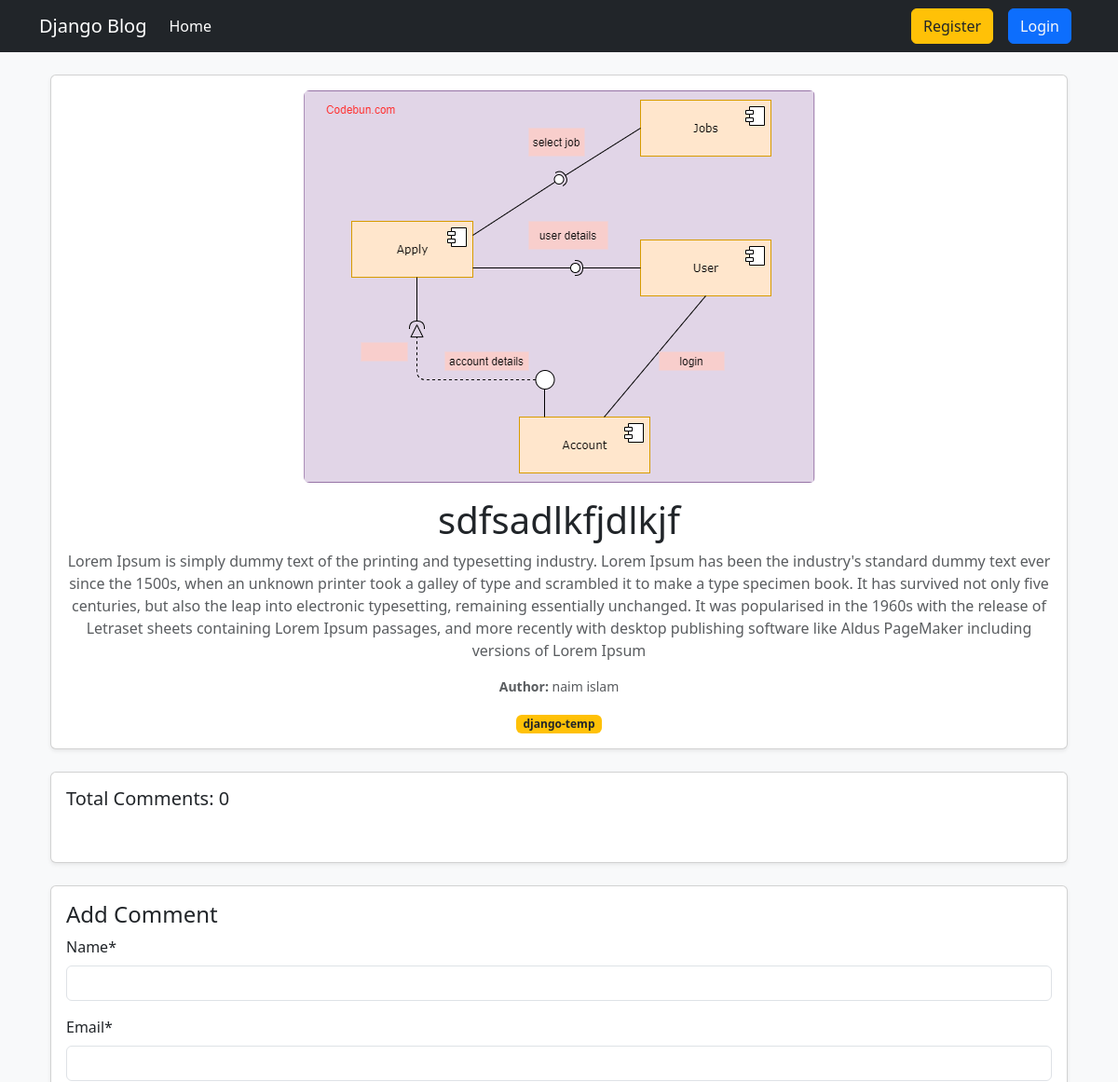
The app's page /post/detail/2/ (upper part), older data.
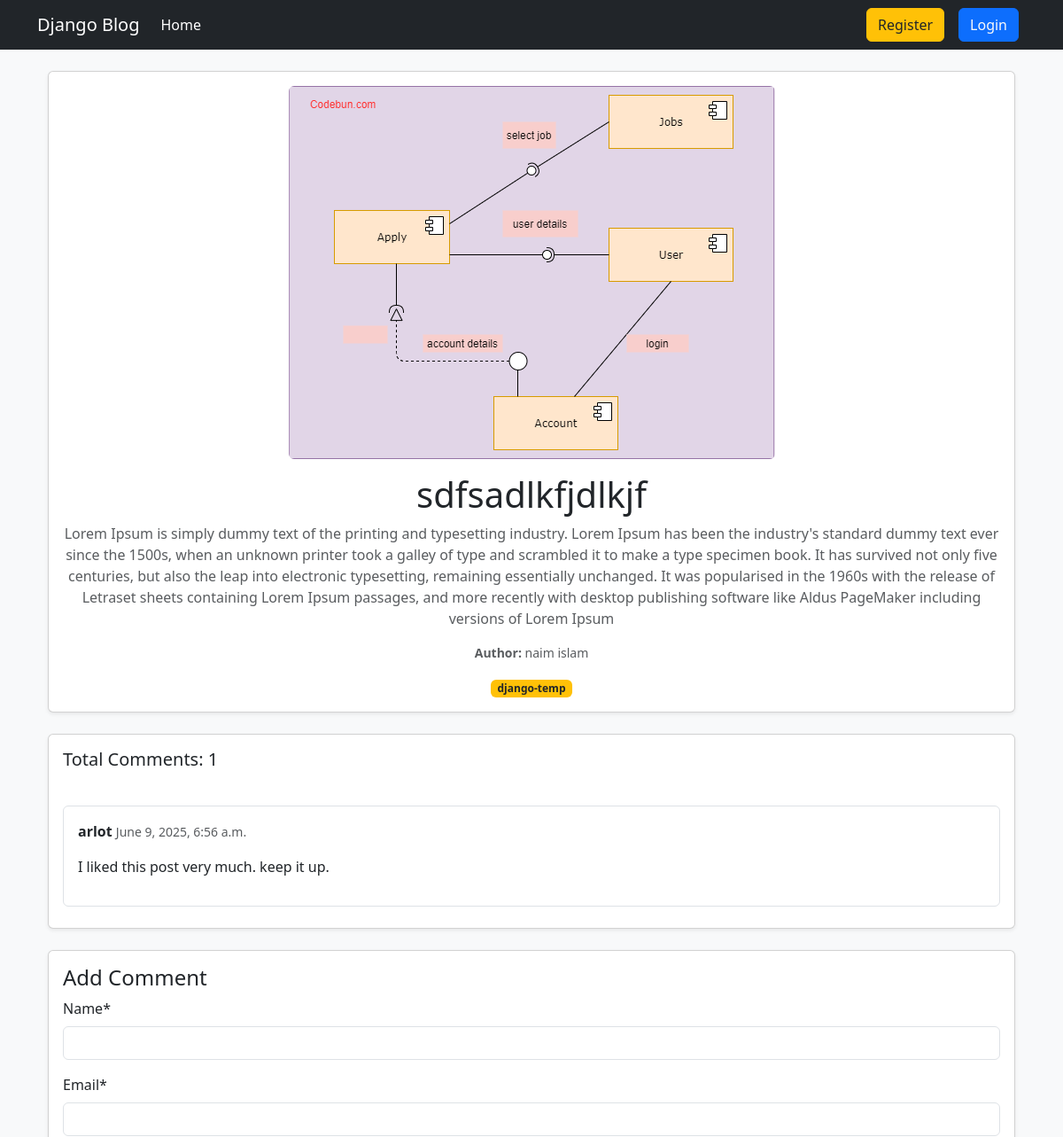
The same page, newer data.
### categories/models.py (models this page shows, shortened)
class Category(models.Model):
     name = models.CharField(max_length=100)
     slug =  models.SlugField(max_length=100,unique=True,null=True,blank=True)

### posts/models.py (models this page shows, shortened)
class Comment(models.Model):
     post = models.ForeignKey(Post, on_delete=models.CASCADE, related_name='comments')
     name = models.CharField(max_length=30)
     email = models.EmailField()
     body = models.TextField()
     created_on = models.DateTimeField(auto_now_add=True)

### posts/views.py (the view, shortened to what this page needs)
# urls.py: path('detail/<int:id>/',views.DetailPostView.as_view(),name='detail_post')
class DetailPostView(DetailView):
      model =  models.Post
      pk_url_kwarg = 'id'
      template_name = 'post_details.html'
      def get_context_data(self, **kwargs):
             context = super().get_context_data(**kwargs)
             post = self.object
             comments = post.comments.all()
             comment_form = forms.CommentForm()
             context['comments'] = comments
             context['comments_form'] = comment_form
             return context

### posts/forms.py
class CommentForm(forms.ModelForm):
    class Meta:
        model = Comment
        fields = ['name','email', 'body']

### templates/post_details.html (shortened to what this page needs)
{% extends 'base.html' %}
{% load crispy_forms_tags %}
{% block content %}
<div class="container my-4">
  <div class="card shadow-sm mb-4">
    <div class="card-body text-center">
      <img src="{{ post.image.url }}" class="img-fluid rounded mb-3" alt="{{ post.title }}" style="max-width: 100%;">
      <h1 class="card-title">{{ post.title }}</h1>
      <p class="card-text text-muted">{{ post.content }}</p>
      <p class="small text-muted">
        <strong>Author:</strong> {{ post.author.first_name }} {{ post.author.last_name }}
      </p>
      <div class="mt-3">
        {% for cat in post.category.all %}
          <span class="badge bg-warning text-dark">{{ cat.name }}</span>
        {% endfor %}
      </div>
    </div>
  </div>
  <div class="card shadow-sm mb-4">
    <h5 class="p-3">Total Comments: {{ comments | length }}</h5>
    <div class="card-body">
      {% for comment in comments %}
        <div class="border p-3 mb-2 rounded">
          <p><strong>{{ comment.name }}</strong> <small class="text-muted">{{ comment.created_on }}</small></p>
          <p>{{ comment.body }}</p>
        </div>
      {% endfor %}
    </div>
  </div>
  <div class="card shadow-sm">
    <div class="card-body">
      <h4>Add Comment</h4>
      <form method="post">
        {{ comments_form | crispy }}
      </form>
    </div>
  </div>
</div>
{% endblock %}

Row changes from the older to the newer data that the page shows:
added Comment: name "arlot", created_on "June 9, 2025, 6:56 a.m.", body "I liked this post very much. keep it up."
Text that changed along with them:
{{ comments | length }}: "0" → "1"
